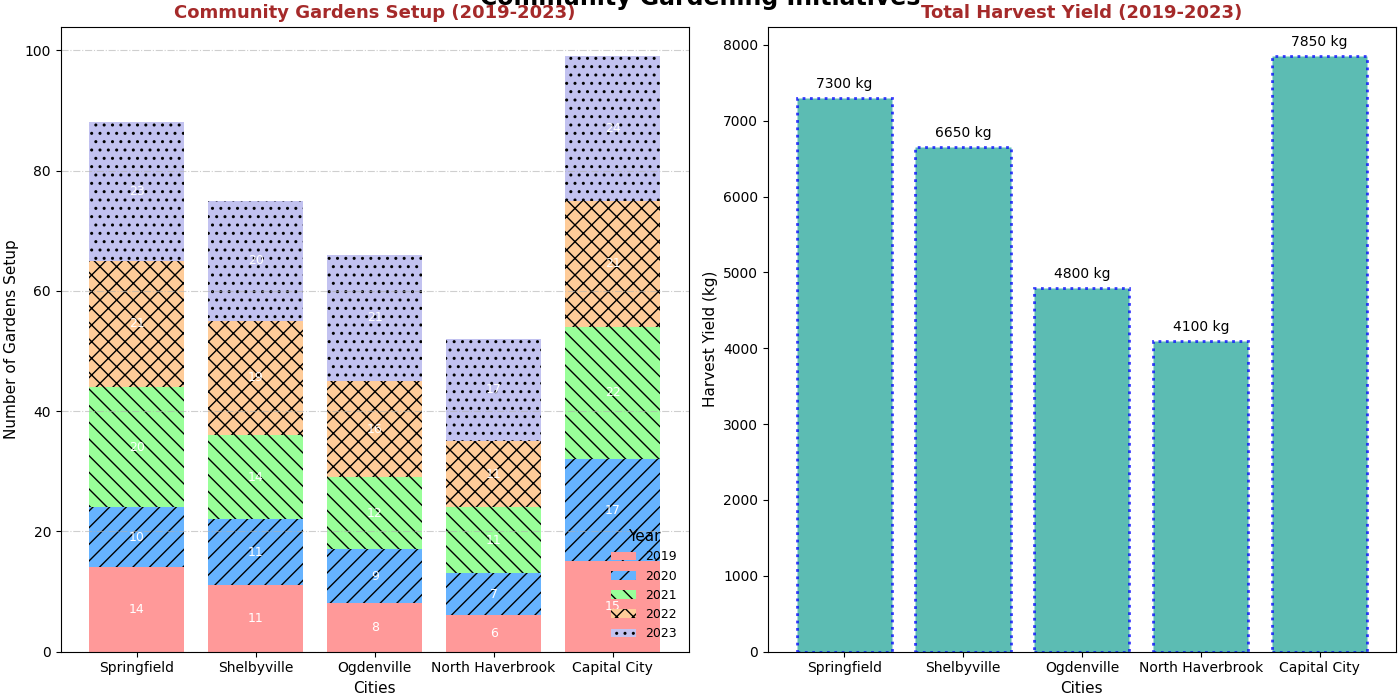

This figure's Python source:
import matplotlib.pyplot as plt
import numpy as np

cities = ['Springfield', 'Shelbyville', 'Ogdenville', 'North Haverbrook', 'Capital City']
years = ['2019', '2020', '2021', '2022', '2023']

# Manually altered gardens_setup data while keeping the structure intact
gardens_setup = np.array([
    [14, 10, 20, 21, 23],
    [11, 11, 14, 19, 20],
    [8, 9, 12, 16, 21],
    [6, 7, 11, 11, 17],
    [15, 17, 22, 21, 24]
])

# Manually altered harvest_yield data while keeping the structure intact
harvest_yield = np.array([
    [1150, 1300, 1550, 1550, 1750],
    [1050, 1200, 1400, 1450, 1550],
    [650, 850, 1050, 1050, 1200],
    [550, 700, 900, 900, 1050],
    [1350, 1450, 1650, 1650, 1750]
])

total_harvest_yield = harvest_yield.sum(axis=1)

fig, (ax1, ax2) = plt.subplots(1, 2, figsize=(14, 7), constrained_layout=True)

bottoms = np.zeros(len(cities))
colors = ['#ff9999', '#66b3ff', '#99ff99', '#ffcc99', '#c2c2f0']
hatches = ['', '//', '\\\\', 'xx', '..']
for i, year in enumerate(years):
    bars = ax1.bar(cities, gardens_setup[:, i], bottom=bottoms, label=year, color=colors[i], hatch=hatches[i % len(hatches)])
    bottoms += gardens_setup[:, i]

    for bar in bars:
        height = bar.get_height()
        if height > 5:
            ax1.annotate(f'{int(height)}',
                         xy=(bar.get_x() + bar.get_width() / 2, bar.get_y() + height / 2),
                         xytext=(0, 0), textcoords="offset points",
                         ha='center', va='center', fontsize=9, color='white')

ax1.set_title("Community Gardens Setup (2019-2023)", fontsize=13, fontweight='bold', color='brown')
ax1.set_xlabel("Cities", fontsize=11)
ax1.set_ylabel("Number of Gardens Setup", fontsize=11)
ax1.yaxis.grid(True, linestyle='-.', alpha=0.6)
ax1.legend(title="Year", title_fontsize='11', fontsize='9', loc='lower right', frameon=False)

bars = ax2.bar(cities, total_harvest_yield, color='#26a69a', alpha=0.75, edgecolor='blue', linewidth=2, linestyle='dotted')

for bar, yield_amount in zip(bars, total_harvest_yield):
    ax2.annotate(f'{yield_amount} kg',
                 xy=(bar.get_x() + bar.get_width() / 2, bar.get_height()),
                 xytext=(0, 5), textcoords="offset points",
                 ha='center', va='bottom', fontsize=10, color='black')

ax2.set_title("Total Harvest Yield (2019-2023)", fontsize=13, fontweight='bold', color='brown')
ax2.set_xlabel("Cities", fontsize=11)
ax2.set_ylabel("Harvest Yield (kg)", fontsize=11)
ax2.yaxis.grid(False)

fig.suptitle("Community Gardening Initiatives", fontsize=17, fontweight='bold', y=1.02)
plt.show()
